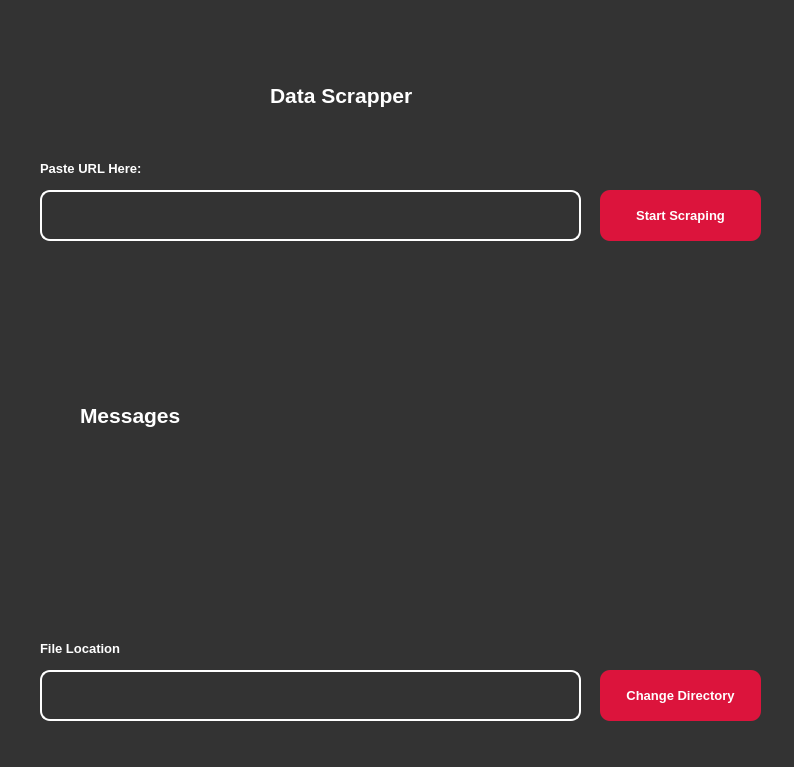
<?xml version="1.0" encoding="UTF-8"?>
<ui version="4.0">
 <class>MainWindow</class>
 <widget class="QMainWindow" name="MainWindow">
  <property name="geometry">
   <rect>
    <x>0</x>
    <y>0</y>
    <width>794</width>
    <height>767</height>
   </rect>
  </property>
  <property name="windowTitle">
   <string>MainWindow</string>
  </property>
  <property name="styleSheet">
   <string notr="true">background:#333;
color:white;</string>
  </property>
  <widget class="QWidget" name="centralwidget">
   <widget class="QLabel" name="label">
    <property name="geometry">
     <rect>
      <x>270</x>
      <y>70</y>
      <width>211</width>
      <height>51</height>
     </rect>
    </property>
    <property name="font">
     <font>
      <pointsize>16</pointsize>
      <weight>75</weight>
      <bold>true</bold>
     </font>
    </property>
    <property name="text">
     <string>Data Scrapper</string>
    </property>
   </widget>
   <widget class="QLabel" name="label_2">
    <property name="geometry">
     <rect>
      <x>40</x>
      <y>160</y>
      <width>151</width>
      <height>16</height>
     </rect>
    </property>
    <property name="font">
     <font>
      <pointsize>10</pointsize>
      <weight>75</weight>
      <bold>true</bold>
     </font>
    </property>
    <property name="text">
     <string>Paste URL Here:</string>
    </property>
   </widget>
   <widget class="QPushButton" name="pushButton_2">
    <property name="geometry">
     <rect>
      <x>600</x>
      <y>190</y>
      <width>161</width>
      <height>51</height>
     </rect>
    </property>
    <property name="font">
     <font>
      <pointsize>10</pointsize>
      <weight>75</weight>
      <bold>true</bold>
     </font>
    </property>
    <property name="styleSheet">
     <string notr="true">background:crimson;
color:white;
border-radius:10px;
border:none;</string>
    </property>
    <property name="text">
     <string>Start Scraping</string>
    </property>
   </widget>
   <widget class="QPushButton" name="changeDirectoryButton">
    <property name="geometry">
     <rect>
      <x>600</x>
      <y>670</y>
      <width>161</width>
      <height>51</height>
     </rect>
    </property>
    <property name="font">
     <font>
      <pointsize>10</pointsize>
      <weight>75</weight>
      <bold>true</bold>
     </font>
    </property>
    <property name="styleSheet">
     <string notr="true">background:crimson;
color:white;
border-radius:10px;
border:none;</string>
    </property>
    <property name="text">
     <string>Change Directory</string>
    </property>
   </widget>
   <widget class="QLineEdit" name="URLInput">
    <property name="geometry">
     <rect>
      <x>40</x>
      <y>190</y>
      <width>541</width>
      <height>51</height>
     </rect>
    </property>
    <property name="styleSheet">
     <string notr="true">padding:5px;
border-radius:10px;
border:2px solid white;</string>
    </property>
   </widget>
   <widget class="QLineEdit" name="fileSaveLocation">
    <property name="geometry">
     <rect>
      <x>40</x>
      <y>670</y>
      <width>541</width>
      <height>51</height>
     </rect>
    </property>
    <property name="styleSheet">
     <string notr="true">border-radius:10px;
border:2px solid white;</string>
    </property>
   </widget>
   <widget class="QLabel" name="label_3">
    <property name="geometry">
     <rect>
      <x>40</x>
      <y>640</y>
      <width>151</width>
      <height>16</height>
     </rect>
    </property>
    <property name="font">
     <font>
      <pointsize>10</pointsize>
      <weight>75</weight>
      <bold>true</bold>
     </font>
    </property>
    <property name="text">
     <string>File Location</string>
    </property>
   </widget>
   <widget class="QLabel" name="MessageLabel">
    <property name="geometry">
     <rect>
      <x>80</x>
      <y>300</y>
      <width>631</width>
      <height>231</height>
     </rect>
    </property>
    <property name="font">
     <font>
      <pointsize>16</pointsize>
      <weight>75</weight>
      <bold>true</bold>
     </font>
    </property>
    <property name="text">
     <string>Messages</string>
    </property>
   </widget>
  </widget>
  <widget class="QStatusBar" name="statusbar"/>
 </widget>
 <resources/>
 <connections/>
</ui>
